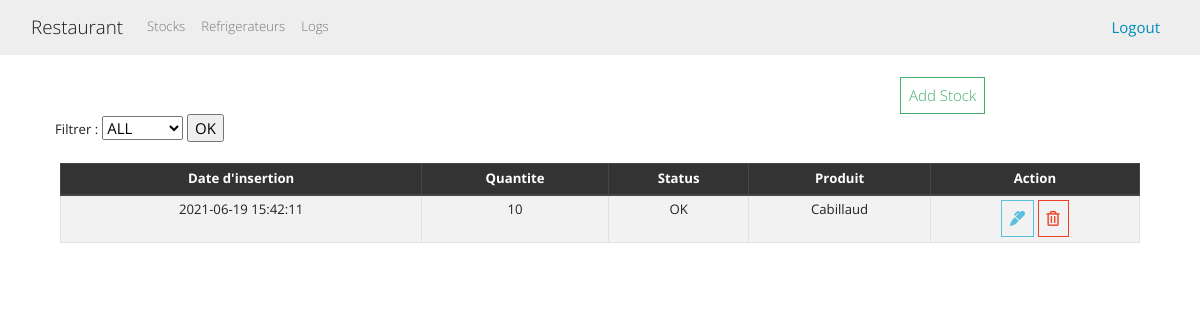
Screenshot of /index_stock.php (signed in) with the database file from the repository.
### tables this page shows
CREATE TABLE `stock_produit` (
  `id` bigint NOT NULL AUTO_INCREMENT,
  `date_dinsertion` datetime DEFAULT NULL,
  `quantite` int DEFAULT NULL,
  `status` varchar(255) DEFAULT NULL,
  `produit_id` bigint DEFAULT NULL,
  PRIMARY KEY (`id`),
  KEY `FK1lnsn9h1evyxwnnktixqo2wc` (`produit_id`)
);

CREATE TABLE `produit` (
  `id` bigint NOT NULL AUTO_INCREMENT,
  `duree_de_conservation_en_jours` int DEFAULT NULL,
  `nom` varchar(255) DEFAULT NULL,
  `categorie_id` bigint DEFAULT NULL,
  PRIMARY KEY (`id`),
  KEY `FK52xhp55kbbl6u4rbluxm3g9hw` (`categorie_id`)
);

### index_stock.php (the view, shortened to what this page needs)
<?php include("db.php");
?>
<?php
$tableContent = '';
$selectStmt = $conn->query('select *, sp.id sp_id, p.id p_id from stock_produit sp join produit p on sp.produit_id = p.id');
$stocks = $selectStmt->fetch_all(MYSQLI_ASSOC);
foreach ($stocks as $stock)
{
    $tableContent = $tableContent.'<tr>'.
            '<td class="text-center">'.$stock['date_dinsertion'].'</td>'
            .'<td class="text-center">'.$stock['quantite'].'</td>'
			.'<td class="text-center">'.$stock['status'].'</td>'
			.'<td class="text-center">'.$stock['nom'].'</td>'
			.'<td class="text-center"><a href="edit_stock.php?id='.$stock['sp_id'].'" class="btn btn-outline-info btn-rounded waves-effect">
                <i class="fas fa-marker"></i>
              </a>
			  <a href="delete_stock_produit.php?id='.$stock['sp_id'].'" class="btn btn-outline-danger btn-rounded waves-effect">
                <i class="far fa-trash-alt"></i>
              </a></td>';
}
?>
<?php include('includes/header.php'); ?>
<main class="container">
  <br>
  <div class="row">
    <div class="col-md-9">
    </div>
	<div class="col-md-3">
		<button type="button" class="btn btn-outline-success btn-rounded waves-effect" data-toggle="modal" data-target="#stockModal" >
		  Add Stock
		</button>
	</div>
	</div>
	<div class="form-row">
		<form action="index_stock.php" method="POST">
			<div class="form-group col-md-12">
				<label for="filter">Filtrer : </label>
				<select name="filter" id="filter">
					<option value="ALL">ALL</option>
				</select>
				<input type="submit" name="search" value="OK">
			</div>
		</form>
	</div>
	<div class="col-md-12 table-responsive">
		<table class="table table-striped table-bordered table-sm" >
		<thead class="thead-dark">
			<tr class="text-center">
				<th>Date d'insertion</th>
				<th>Quantite</th>
				<th>Status</th>
				<th>Produit</th>
				<th>Action</th>
			</tr>
		</thead>
		<tbody id="myTable">
			<?php
				echo $tableContent;
			?>
		</tbody>
		</table>
	</div>
</main>
<?php include('includes/footer.php'); ?>

### rows the page displays
stock_produit: date_dinsertion "2021-06-19 15:42:11", quantite "10", status "OK", produit.nom "Cabillaud"
